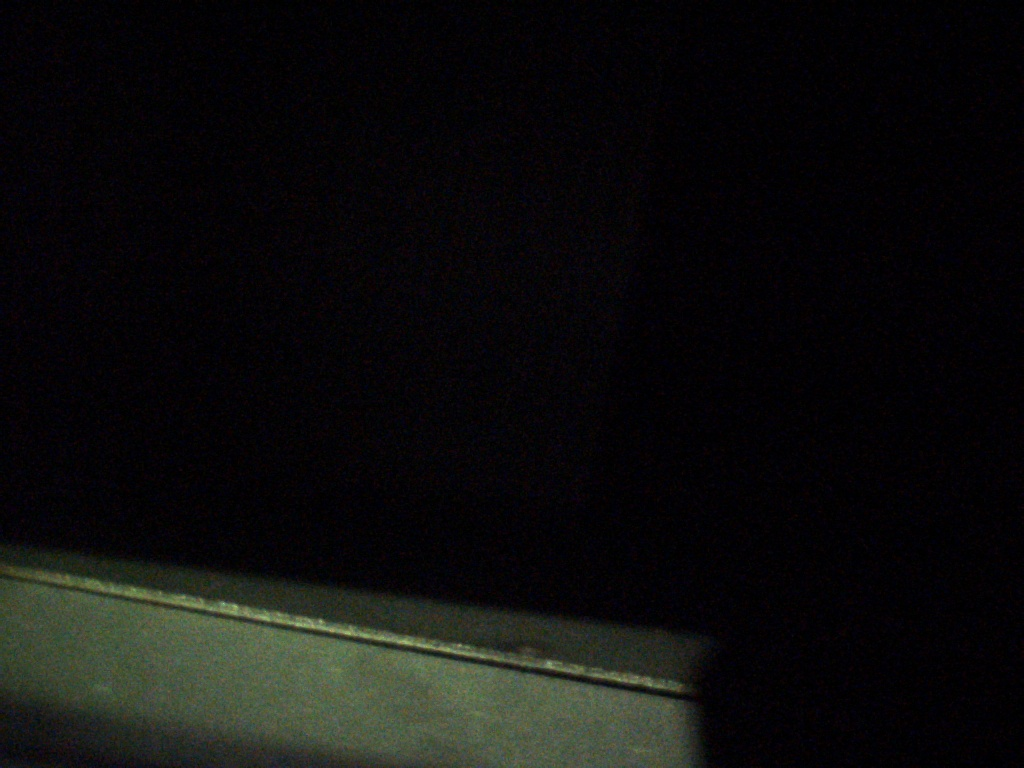
%> input picture Matlab/Color_120_1.jpg, 1024 x 768 px
$ octave --eval "result = getPoints(imread('Color_120_1.jpg'));"   (GNU Octave 9; MATLAB toolbox functions it lacks are replaced by stand-ins)
%> lines starting %> are read from the running program, lines starting %| are printed output that depends on the picture; in (x1, y1, x2, y2) boxes, pixels count from 0 and x2, y2 are one past the last pixel; in counts of white or black regions, pixels touching at a corner belong together; the program's own positions count from 1
function a=getPoints(X)
    figure(1);imshow(X);
    im = rgb2gray(X);
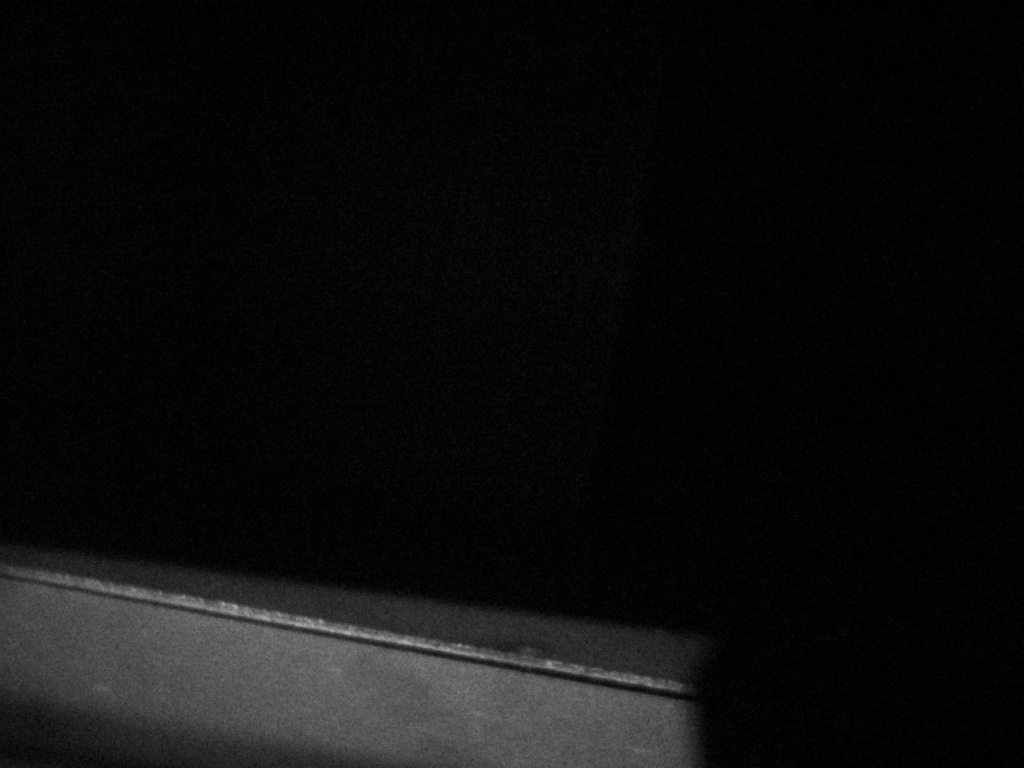
%> im: size 768x1024 uint8; min 0, max 183, mean 13.4
    im = im2bw(im);
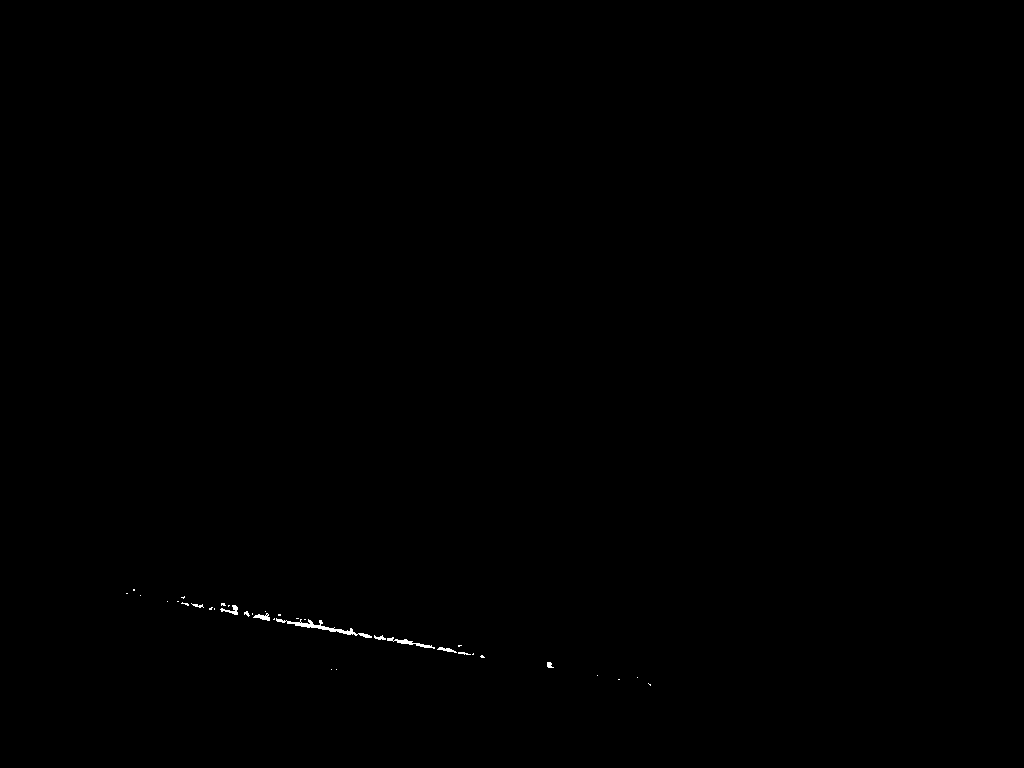
%> im: size 768x1024 logical; 0.12% white; 36 white regions (27 under 20 px), largest, box (x1, y1, x2, y2) and area: (276, 618, 372, 638) 354, (387, 637, 435, 649) 144, (220, 605, 238, 615) 75
    se = strel('line',5,0);
    fo = imopen(im,se);
%> fo: size 768x1024 logical; 0.09% white; 16 white regions (6 under 20 px), largest, box (x1, y1, x2, y2) and area: (287, 622, 356, 634) 223, (394, 640, 435, 648) 109, (253, 615, 270, 620) 58
    se = strel('line',5,90);
    fo = imopen(fo,se);
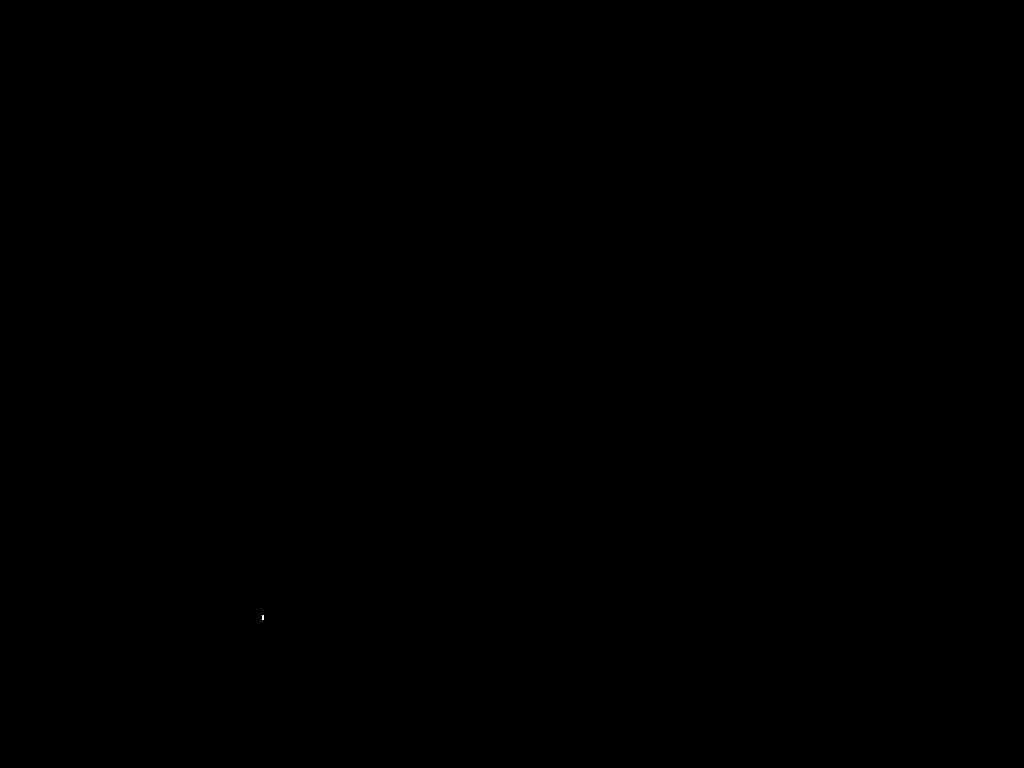
%> fo: size 768x1024 logical; 0% white in thin lines or dots, all inside (x1, y1, x2, y2) = (262, 615, 264, 620)
    figure(2);imshow(fo);
    foc = imclose(fo,se);
    se = strel('line',5,0);
    foc = imclose(foc,se);
    figure(3);imshow(foc);
     %foc = bwmorph(foc,'shrink');
    %figure(4);imshow(foc);
    a=foc;
   end
